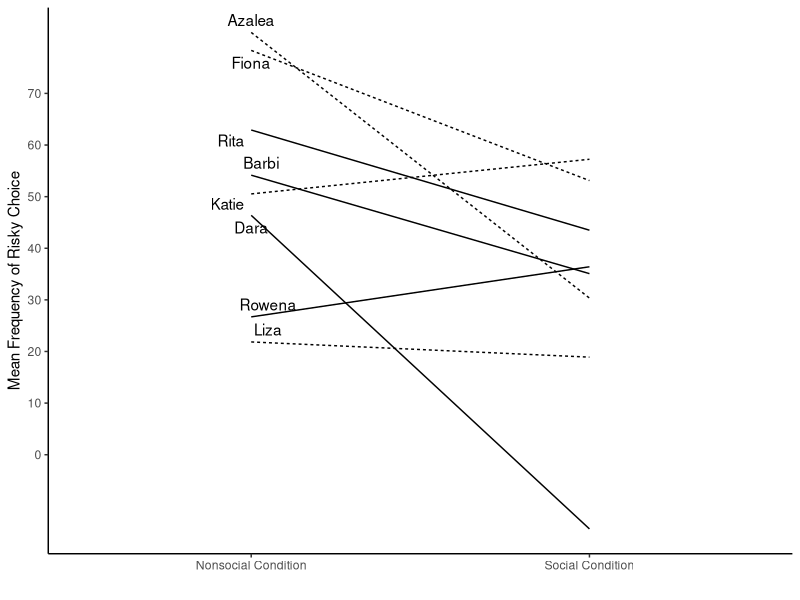
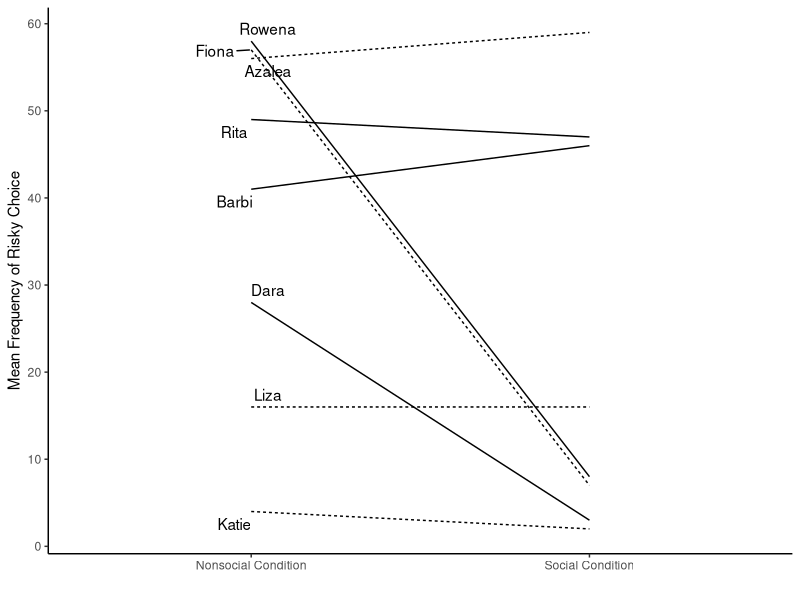
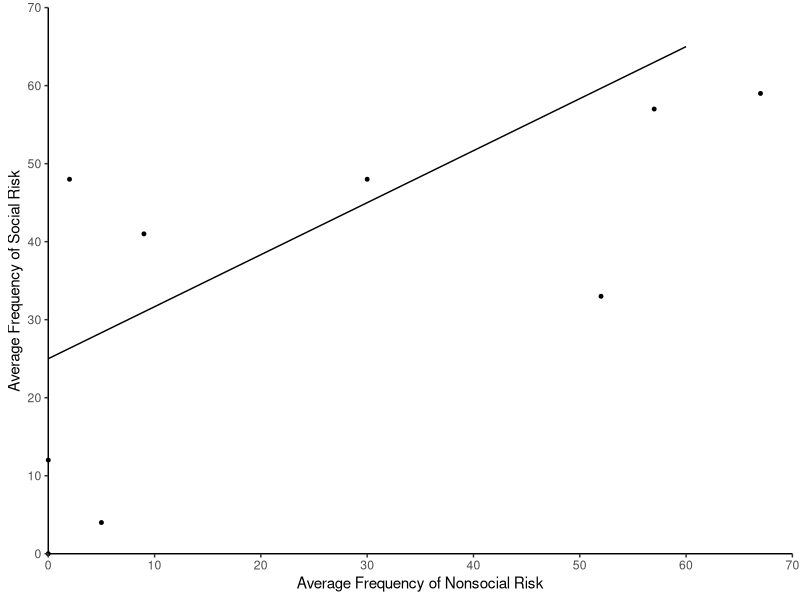
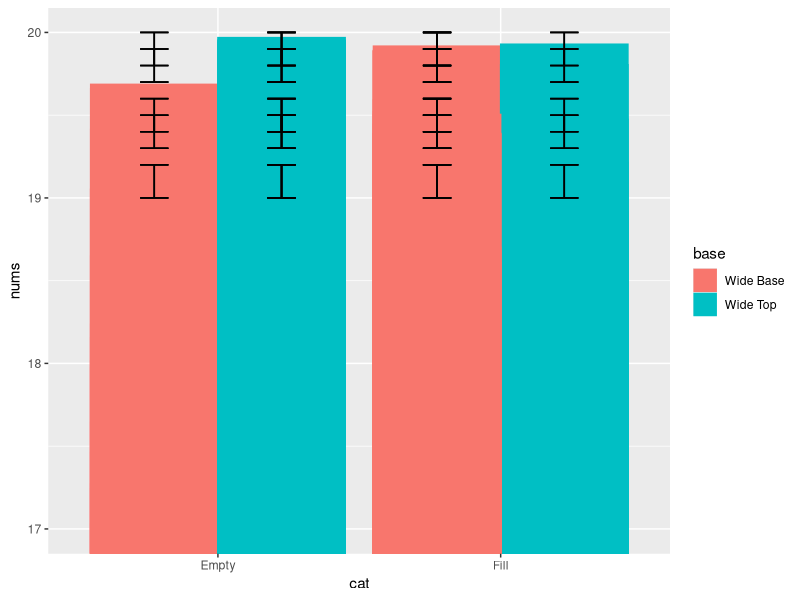
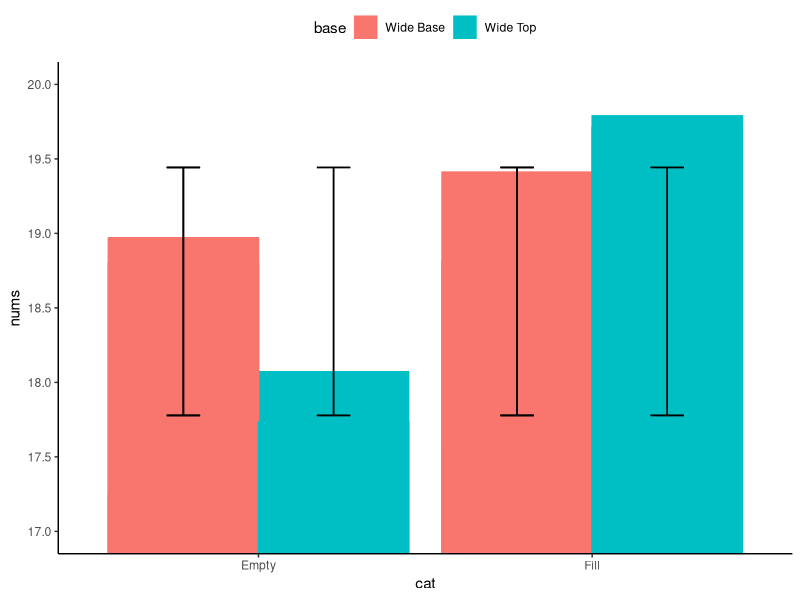
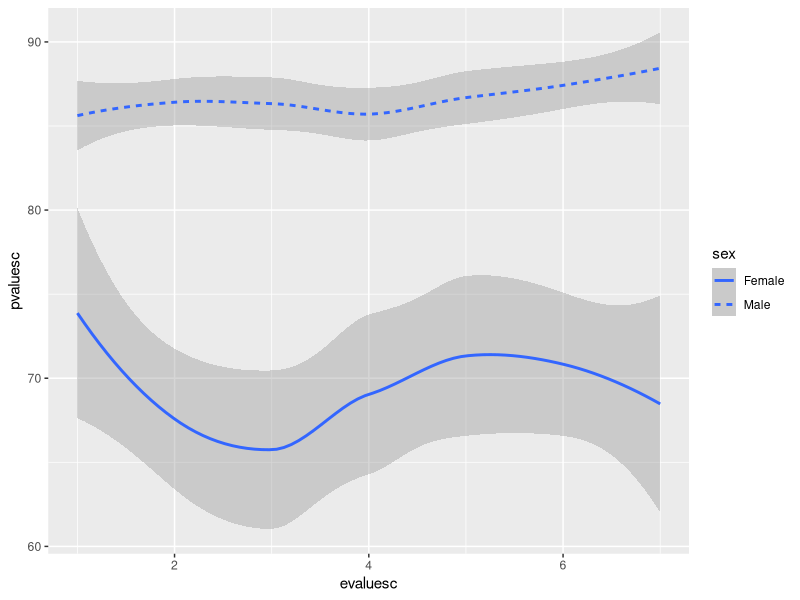

The R source for these figures, in order:
## ---- chunk 1
knitr::opts_chunk$set(echo = TRUE)
## ---- chunk 2
#loading library to enable visualization of ggplot function use
library(ggplot2)
library(ggrepel)
## ---- chunk 3

names<-rep(c("Dara","Rita","Liza", "Azalea", "Barbi","Rowena","Katie","Fiona"), each=2)
lnames<-c("","Dara","","Rita","","Liza", "","Azalea", "","Barbi","","Rowena","","Katie","","Fiona")
mean_frequency<-rnorm(16,45,25)
condition<-rep(c("Social Condition","Nonsocial Condition"),8)
adversity<-rep(c("Adverse","Not_Adverse"),times=c(4,4))

plot_df<-data.frame(names,mean_frequency,adversity,condition)

#print(plot_df)

b<-ggplot(plot_df, aes(condition,mean_frequency,group=names,linetype=adversity))+geom_line()+geom_text_repel(label=lnames, position = "nudge")+theme_classic()

b+labs(x="",y="Mean Frequency of Risky Choice")+theme(legend.position = "none")+scale_y_continuous(breaks = pretty(0:70,n=7))
## ---- chunk 4

names<-rep(c("Dara","Rita","Liza", "Azalea", "Barbi","Rowena","Katie","Fiona"), each=2)
lnames<-c("","Dara","","Rita","","Liza", "","Azalea", "","Barbi","","Rowena","","Katie","","Fiona")
mean_frequency<-floor(runif(16,0,70))
condition<-rep(c("Social Condition","Nonsocial Condition"),8)
adversity<-rep(c("Adverse","Not_Adverse"),times=c(4,4))

plot_df<-data.frame(names,mean_frequency,adversity,condition)

#print(plot_df)

a<-ggplot(plot_df, aes(condition,mean_frequency,group=names,linetype=adversity))+geom_line()+geom_text_repel(label=lnames, position = "nudge")+theme_classic()

a+theme(legend.position = "none")+labs(x="",y="Mean Frequency of Risky Choice")+theme(legend.position = "none")+scale_y_continuous(breaks = pretty(0:70,n=7))
## ---- chunk 5
avg_nonsoc<-c(0,60)
avg_soc<-c(25,65)
ad_avg_nonsoc<-c(0,0,2,5,9,30,52,57,67)
ad_avg_soc<-c(0,12,48,4,41,48,33,57,59)
plot_da<-data.frame(avg_nonsoc,avg_soc)
plot_db<-data.frame(ad_avg_nonsoc,ad_avg_soc)

c<-ggplot(plot_da)+geom_line(mapping = aes(avg_nonsoc,avg_soc))+geom_point(data =plot_db ,x=ad_avg_nonsoc,y=ad_avg_soc, size=1)+theme_classic()+coord_cartesian(xlim = c(0,70),ylim = c(0,70),clip = "off")


c+labs(x="Average Frequency of Nonsocial Risk",y="Average Frequency of Social Risk")+scale_x_continuous(expand = c(0,0),breaks = pretty(0:70,n=7))+scale_y_continuous(expand = c(0,0),breaks = pretty(0:70,n=7))
## ---- chunk 6
nums<-runif(100,17,20)
cat<-as.factor(rep(c("Fill","Empty"),each=15,len=100))
base<-as.factor(rep(c("Wide Base","Wide Top"),each=45,len=100))
plot_dd<-data.frame(nums,cat,base)
f_mean<-rep(c(19.5,19.8,19.4,19.9,19.1),len=100)
f_se<-rep(c(.1,.1,.1,.1,.1),len=100)

ggplot(plot_dd,aes(cat,nums,group=base,color=base,fill=base))+geom_bar(stat = "identity",position = "dodge")+coord_cartesian(ylim = c(17,20))+geom_errorbar(aes(ymin=f_mean-f_se,ymax=f_mean+f_se),width=.2,position = position_dodge(width = 0.9),color="black")
## ---- chunk 7
#I understand that the issue here is that the means are not being separately calculated for each subset--will attempt to correct this, but will try another chart type first.
nums<-runif(10,17,20)
cat<-as.factor(rep(c("Fill","Empty"),each=5,len=10))
base<-as.factor(rep(c("Wide Base","Wide Top"),each=3,len=10))
f_mean<-rep(mean(nums),len=10)
f_se<-rep((sd(nums)^2),len=10)
plot_dd<-data.frame(nums,cat,base,f_mean,f_se)

e<-ggplot(plot_dd,aes(cat,nums,group=base,color=base,fill=base))+geom_bar(stat = "identity",position = "dodge")+coord_cartesian(ylim = c(17,20))+geom_errorbar(aes(ymin=f_mean-f_se,ymax=f_mean+f_se),width=.2,position = position_dodge(width = 0.9),color="black")+theme_classic()

e+theme(legend.position = "top")+scale_y_continuous(breaks = pretty(17:20,n=7))
## ---- chunk 8

pvaluesM<-floor(runif(100,80,95))
pvaluesF<-floor(runif(100,45,90))                
evaluesM<-rep(1:7,len=100)
evaluesF<-rep(1:7,len=100)
pvaluesc<-c(pvaluesM,pvaluesF)
evaluesc<-c(evaluesM,evaluesF)
sex<-as.factor(rep(c("Male","Female"),each=100))
plot_de<-data.frame(pvaluesc,evaluesc,sex)

ggplot(plot_de)+geom_smooth(mapping=aes(evaluesc,pvaluesc,linetype=sex))

